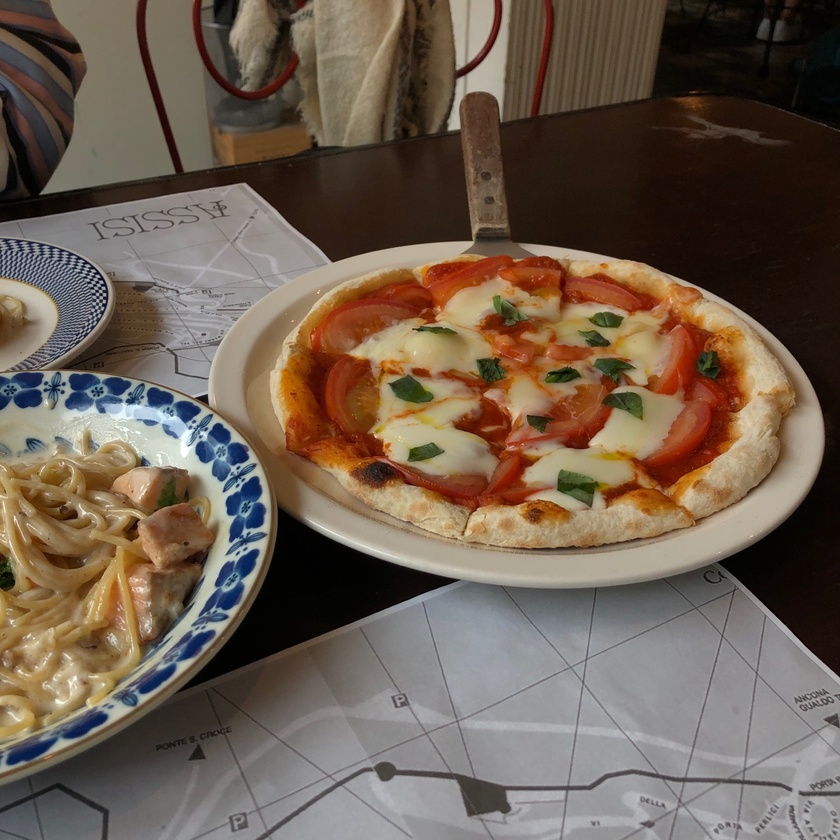
#> input picture OpenCV_prac/image/pizza.jpeg, 840 x 840 px, shrunk from 1440 x 1440 before the run
$ python 01_1_image.py
#> lines starting #> are read from the running program, lines starting #| are printed output that depends on the picture
import cv2
import numpy as numpy
import matplotlib.pyplot as plt


def showimage():
     imgfile="pizza.jpeg"
     img=cv2.imread(imgfile, cv2.IMREAD_GRAYSCALE)
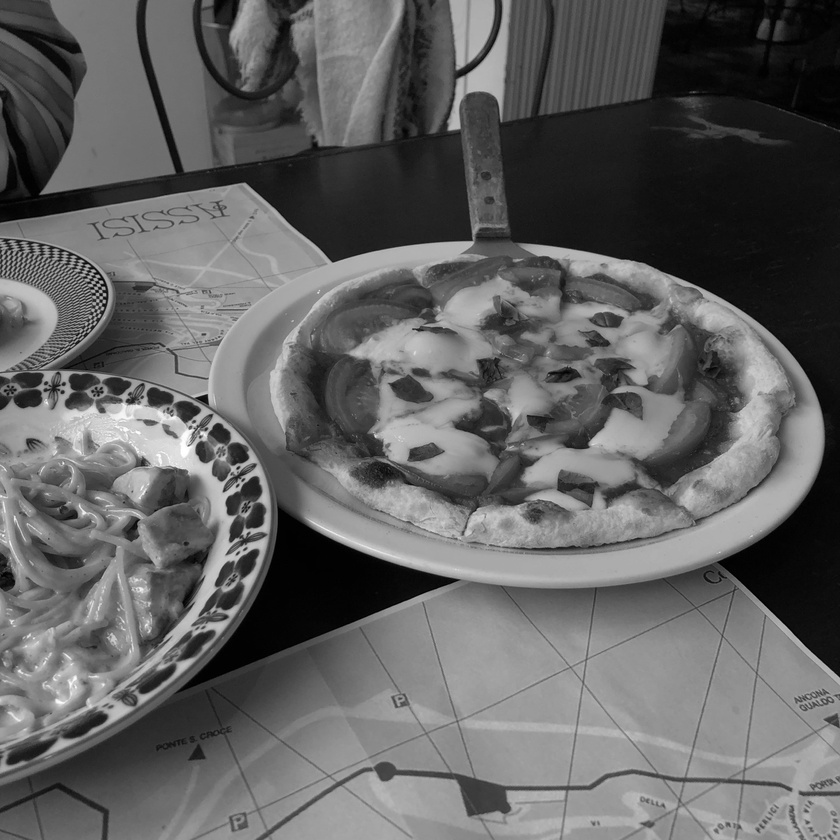
#> img: shape (840, 840); min 0, max 255, mean 97.9

     #img=plt.imread('pizza.jpeg')
     #plt.imshow(a)

     plt.imshow(img, cmap='gray',interpolation='bicubic') #흑백
     plt.xticks([])
     plt.yticks([])
     plt.title('pizza')
     plt.show()

showimage()
